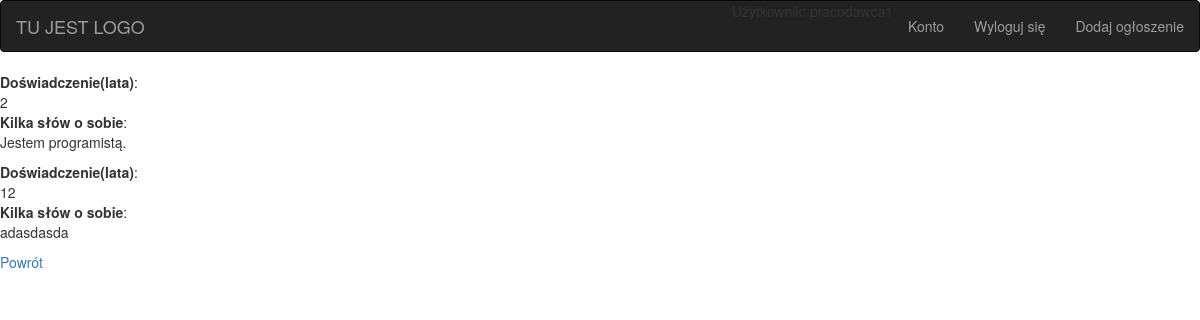
Page /ad/22/replies (signed in) on the earlier database version.
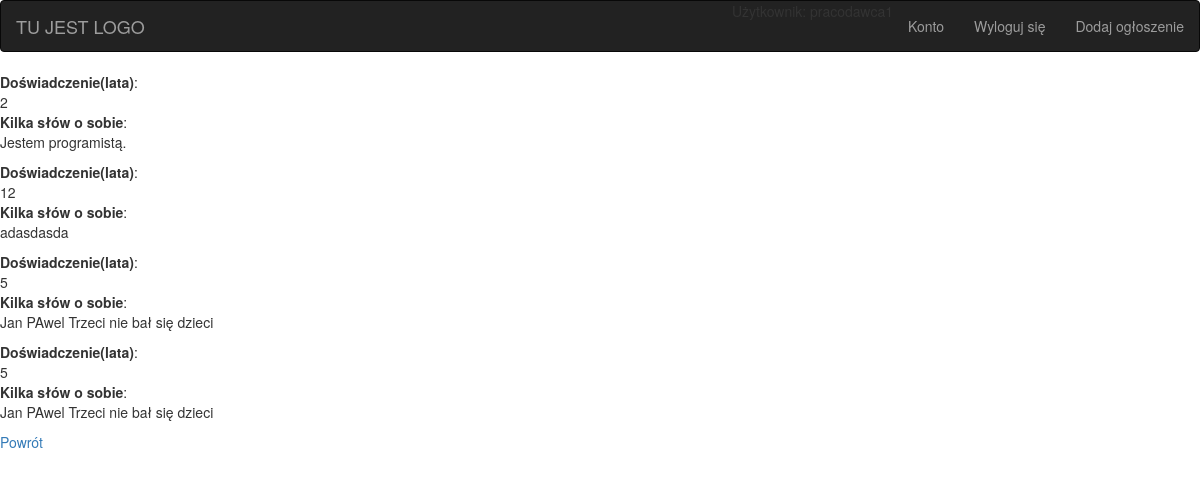
Same page on the later database version.
### jobad/models.py (models this page shows, shortened)
class AdvertisementReply(models.Model):
    advertisement = models.ForeignKey(Advertisement, on_delete=models.CASCADE)
    content = models.CharField(max_length=2048)
    def get_html(self):
        html = ""
        d = eval(self.content)
        for key in d:
            html += "<strong>" + str(d[key]['label']) + "</strong>:<br>" + str(d[key]['value'])
            html += "<br>"
        return format_html(html)

### jobad/views.py (the view)
# urls.py: path('ad/<int:ad_id>/replies', views.view_replies, name='replies'),
@login_required
def view_replies(request, ad_id):
    replies = AdvertisementReply.objects.filter(advertisement_id=ad_id)
    return render(request, 'jobad/replies.html', {"replies": replies})

### templates/jobad/replies.html (shortened to what this page needs)
{% extends 'jobad/base.html' %}
{% block replies %}
    {% for r in replies %}
        <p id="reply">
            {{ r.get_html }}
        </p>
    {% endfor %}
    <a href="{% url 'jobad:account' %}">Powrót</a>
{% endblock %}

### templates/jobad/base.html (shortened to what this page needs)
{%load static %}
<!DOCTYPE html>
<html lang="pl">
<head>
  <link rel="stylesheet" href="https://maxcdn.bootstrapcdn.com/bootstrap/3.3.7/css/bootstrap.min.css">
</head>
<body>
<nav class="navbar navbar-inverse">
  <div class="container-fluid">
    <div class="navbar-header">
      <a class="navbar-brand" href="{% url 'jobad:index' %}">TU JEST LOGO</a>
    </div>
      {% if user.is_authenticated %}
          <ul class="nav navbar-nav navbar-right">
            <li>Użytkownik: {{ user.get_username }}</li>
            <li><a href="{% url 'jobad:account' %}">Konto</a></li>
            <li><a href="{% url 'jobad:logout' %}">Wyloguj się</a></li>
            <li><a href="{% url 'jobad:add' %}">Dodaj ogłoszenie</a></li>
          </ul>
      {% else %}
          <ul class="nav navbar-nav navbar-right">
              <li><a href="{% url 'jobad:register' %}">Zarejestruj się</a></li>
              <li><a href="{% url 'jobad:login' %}">Zaloguj się</a></li>
          </ul>
      {% endif %}
  </div>
</nav>
{% block replies %}{% endblock %}
</body>
</html>

Differences in the rows shown:
added AdvertisementReply: get_html "Doświadczenie(lata) : 5 Kilka słów o sobie : Jan PAwel Trzeci nie bał się dzieci"
added AdvertisementReply: get_html "Doświadczenie(lata) : 5 Kilka słów o sobie : Jan PAwel Trzeci nie bał się dzieci"
